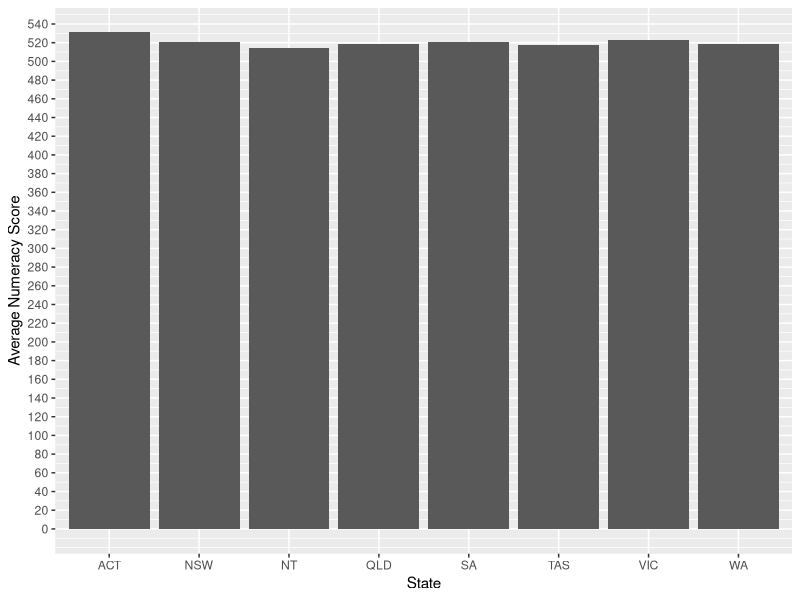
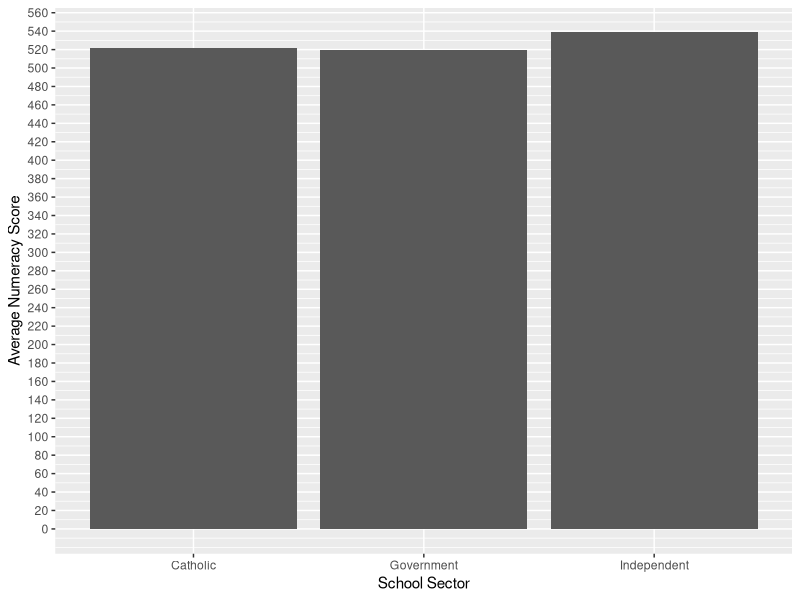
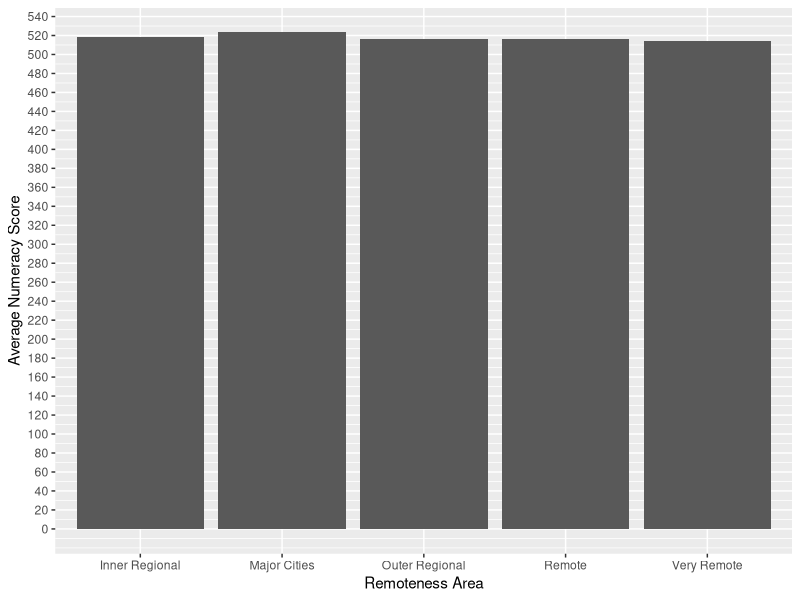

The R source for these figures, in order:
library(readxl)
library(dplyr)
library(ggplot2)

location_data = read_excel("School Location 2023.xlsx", sheet = 2)
numeracy_data = read.csv("2023NAPLAN_scores_yr5.csv")
school_data = inner_join(location_data, numeracy_data, by = "ACARA.SML.ID") # cleans data
summary(school_data)

# State
mean_state_score <- school_data %>%
  group_by(State) %>%
  summarise(Mean_Numeracy_Score = mean(NAPLAN))
ggplot(mean_state_score, aes(x = State, y = Mean_Numeracy_Score)) +
  geom_bar(stat = "identity") +
  labs(x = "State", y = "Average Numeracy Score") +
  scale_y_continuous(breaks = seq(0, max(mean_state_score$Mean_Numeracy_Score) + 50, by = 20)) # Best states seem to be ACT and VIC, worst are NT and TAS

# School Sector
mean_sector_score <- school_data %>%
  group_by(`School Sector`) %>%
  summarise(Mean_Numeracy_Score = mean(NAPLAN))
ggplot(mean_sector_score, aes(x = `School Sector`, y = Mean_Numeracy_Score)) +
  geom_bar(stat = "identity") +
  labs(x = "School Sector", y = "Average Numeracy Score") +
  scale_y_continuous(breaks = seq(0, max(mean_state_score$Mean_Numeracy_Score) + 50, by = 20)) # Independent performs best, government performs worst

# ABS Remoteness
mean_remoteness_score <- school_data %>%
  group_by(`ABS Remoteness Area Name`) %>%
  summarise(Mean_Numeracy_Score = mean(NAPLAN))
ggplot(mean_remoteness_score, aes(x = `ABS Remoteness Area Name`, y = Mean_Numeracy_Score)) +
  geom_bar(stat = "identity") +
  labs(x = "Remoteness Area", y = "Average Numeracy Score") +
  scale_y_continuous(breaks = seq(0, max(mean_state_score$Mean_Numeracy_Score) + 50, by = 20)) # Major cities and inner regional are best, very remote is worst
cor(school_data$NAPLAN, school_data$`ABS Remoteness Area`)

# Suburb
mean_suburb_score <- school_data %>%
  group_by(Suburb) %>%
  summarise(Mean_Numeracy_Score = mean(NAPLAN)) %>%
  arrange(desc(Mean_Numeracy_Score), Suburb)

top_suburb_scores <- mean_suburb_score %>%
  slice_head(n = 10)
bottom_suburb_scores <- mean_suburb_score %>%
  slice_tail(n = 10)

